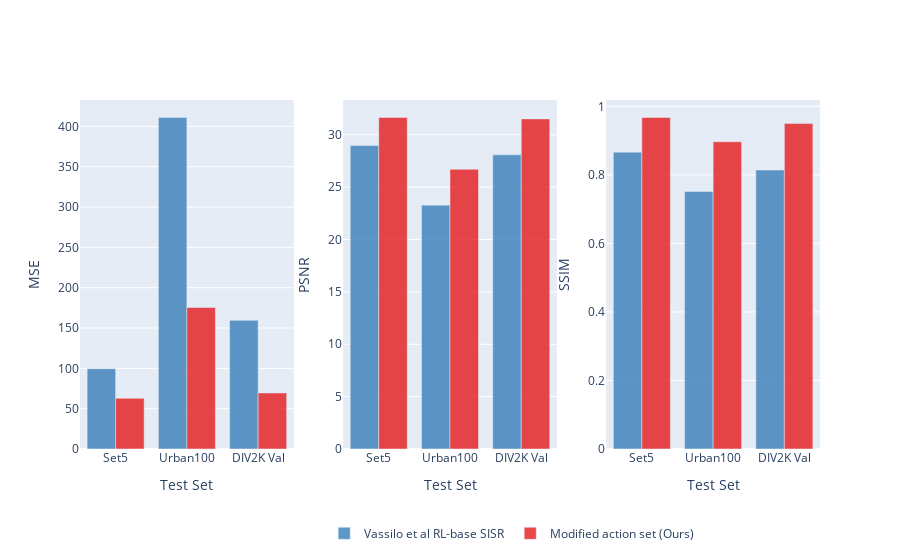
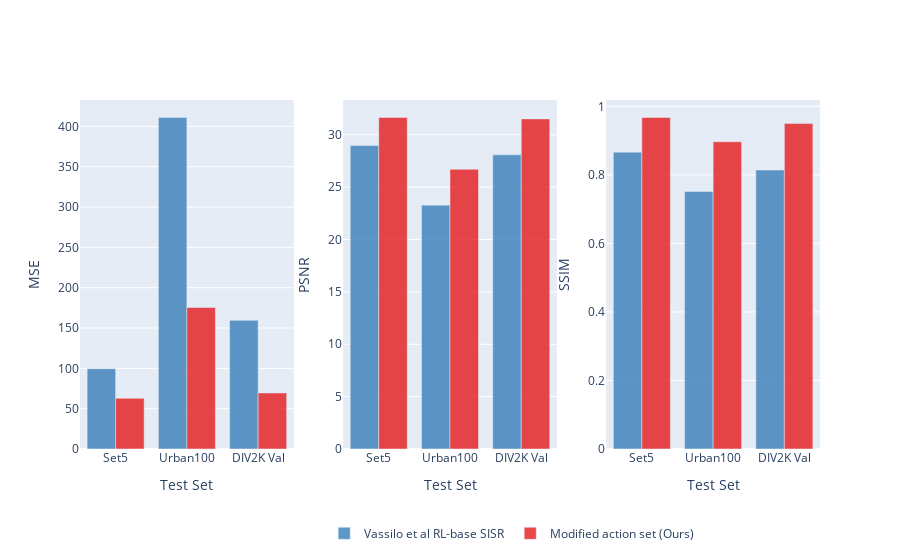
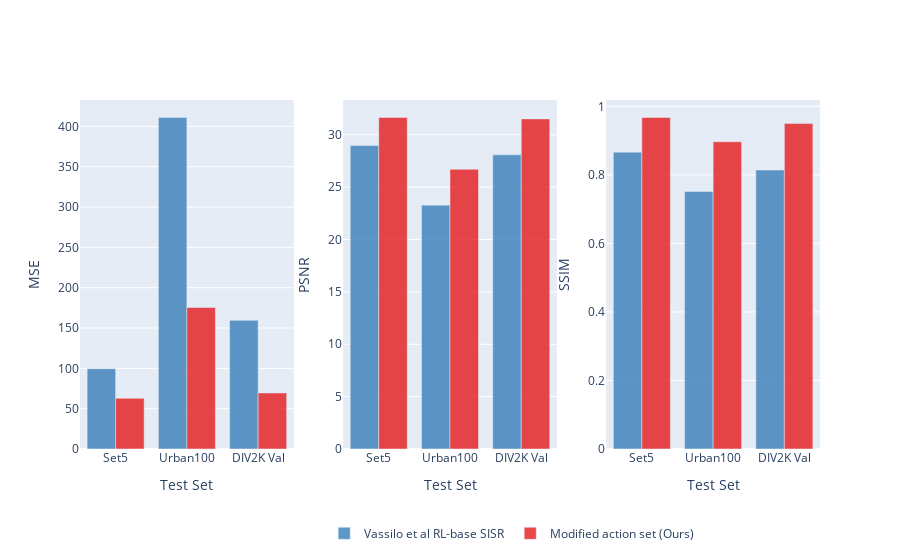

Notebook cell for these charts, in order:
### Code cell
import plotly.graph_objects as go
from plotly.subplots import make_subplots

# Data for the table
methods = ['Vassilo et al RL-base SISR', 'Modified action set (Ours)']
metrics = ['MSE', 'PSNR', 'SSIM']
test_sets = ['Set5', 'Urban100', 'DIV2K Val']

data = {
    'MSE': [99.563, 411.09, 159.52, 62.85, 175.37, 69.46],
    'PSNR': [28.97, 23.28, 28.08, 31.65, 26.70, 31.51],
    'SSIM': [0.8664, 0.7517, 0.8140, 0.9676, 0.8967, 0.9497]
}

# Create three separate bar charts for each metric
for metric in metrics:
    # Create subplots with three columns for each metric
    fig = make_subplots(rows=1, cols=len(metrics))

    # Define colors for the methods
    method_colors = ['rgba(55, 126, 184, 0.8)', 'rgba(228, 26, 28, 0.8)']

    for i, metric in enumerate(metrics):
        for j, method in enumerate(methods):
            values = data[metric][j * len(test_sets): (j + 1) * len(test_sets)]
            fig.add_trace(go.Bar(x=test_sets, y=values, name=method, showlegend=(i == 0), marker=dict(color=method_colors[j])), row=1, col=i + 1)

    # Update layout for subplots
    fig.update_layout(
        legend=dict(orientation='h', x=0.33, y=-0.2),  # Position legend at the bottom center
    )

    fig.update_xaxes(title_text='Test Set', row=1, col=1)
    fig.update_yaxes(title_text='MSE', row=1, col=1)
    fig.update_xaxes(title_text='Test Set', row=1, col=2)
    fig.update_yaxes(title_text='PSNR', row=1, col=2)
    fig.update_xaxes(title_text='Test Set', row=1, col=3)
    fig.update_yaxes(title_text='SSIM', row=1, col=3)

    fig.show()

### Figure 1 — Plotly figure (JSON) as saved in the notebook; plotly's stock layout.template omitted (floating-point values rounded to 4 significant figures)
{"data": [{"marker": {"color": "rgba(55, 126, 184, 0.8)"}, "name": "Vassilo et al RL-base SISR", "showlegend": true, "type": "bar", "x": ["Set5", "Urban100", "DIV2K Val"], "xaxis": "x", "y": [99.56, 411.1, 159.5], "yaxis": "y"}, {"marker": {"color": "rgba(228, 26, 28, 0.8)"}, "name": "Modified action set (Ours)", "showlegend": true, "type": "bar", "x": ["Set5", "Urban100", "DIV2K Val"], "xaxis": "x", "y": [62.85, 175.4, 69.46], "yaxis": "y"}, {"marker": {"color": "rgba(55, 126, 184, 0.8)"}, "name": "Vassilo et al RL-base SISR", "showlegend": false, "type": "bar", "x": ["Set5", "Urban100", "DIV2K Val"], "xaxis": "x2", "y": [28.97, 23.28, 28.08], "yaxis": "y2"}, {"marker": {"color": "rgba(228, 26, 28, 0.8)"}, "name": "Modified action set (Ours)", "showlegend": false, "type": "bar", "x": ["Set5", "Urban100", "DIV2K Val"], "xaxis": "x2", "y": [31.65, 26.7, 31.51], "yaxis": "y2"}, {"marker": {"color": "rgba(55, 126, 184, 0.8)"}, "name": "Vassilo et al RL-base SISR", "showlegend": false, "type": "bar", "x": ["Set5", "Urban100", "DIV2K Val"], "xaxis": "x3", "y": [0.8664, 0.7517, 0.814], "yaxis": "y3"}, {"marker": {"color": "rgba(228, 26, 28, 0.8)"}, "name": "Modified action set (Ours)", "showlegend": false, "type": "bar", "x": ["Set5", "Urban100", "DIV2K Val"], "xaxis": "x3", "y": [0.9676, 0.8967, 0.9497], "yaxis": "y3"}], "layout": {"legend": {"orientation": "h", "x": 0.33, "y": -0.2}, "xaxis": {"anchor": "y", "domain": [0, 0.2889], "title": {"text": "Test Set"}}, "xaxis2": {"anchor": "y2", "domain": [0.3556, 0.6444], "title": {"text": "Test Set"}}, "xaxis3": {"anchor": "y3", "domain": [0.7111, 1], "title": {"text": "Test Set"}}, "yaxis": {"anchor": "x", "domain": [0, 1], "title": {"text": "MSE"}}, "yaxis2": {"anchor": "x2", "domain": [0, 1], "title": {"text": "PSNR"}}, "yaxis3": {"anchor": "x3", "domain": [0, 1], "title": {"text": "SSIM"}}}}

### Figure 2 — Plotly figure (JSON) as saved in the notebook; plotly's stock layout.template omitted (floating-point values rounded to 4 significant figures)
{"data": [{"marker": {"color": "rgba(55, 126, 184, 0.8)"}, "name": "Vassilo et al RL-base SISR", "showlegend": true, "type": "bar", "x": ["Set5", "Urban100", "DIV2K Val"], "xaxis": "x", "y": [99.56, 411.1, 159.5], "yaxis": "y"}, {"marker": {"color": "rgba(228, 26, 28, 0.8)"}, "name": "Modified action set (Ours)", "showlegend": true, "type": "bar", "x": ["Set5", "Urban100", "DIV2K Val"], "xaxis": "x", "y": [62.85, 175.4, 69.46], "yaxis": "y"}, {"marker": {"color": "rgba(55, 126, 184, 0.8)"}, "name": "Vassilo et al RL-base SISR", "showlegend": false, "type": "bar", "x": ["Set5", "Urban100", "DIV2K Val"], "xaxis": "x2", "y": [28.97, 23.28, 28.08], "yaxis": "y2"}, {"marker": {"color": "rgba(228, 26, 28, 0.8)"}, "name": "Modified action set (Ours)", "showlegend": false, "type": "bar", "x": ["Set5", "Urban100", "DIV2K Val"], "xaxis": "x2", "y": [31.65, 26.7, 31.51], "yaxis": "y2"}, {"marker": {"color": "rgba(55, 126, 184, 0.8)"}, "name": "Vassilo et al RL-base SISR", "showlegend": false, "type": "bar", "x": ["Set5", "Urban100", "DIV2K Val"], "xaxis": "x3", "y": [0.8664, 0.7517, 0.814], "yaxis": "y3"}, {"marker": {"color": "rgba(228, 26, 28, 0.8)"}, "name": "Modified action set (Ours)", "showlegend": false, "type": "bar", "x": ["Set5", "Urban100", "DIV2K Val"], "xaxis": "x3", "y": [0.9676, 0.8967, 0.9497], "yaxis": "y3"}], "layout": {"legend": {"orientation": "h", "x": 0.33, "y": -0.2}, "xaxis": {"anchor": "y", "domain": [0, 0.2889], "title": {"text": "Test Set"}}, "xaxis2": {"anchor": "y2", "domain": [0.3556, 0.6444], "title": {"text": "Test Set"}}, "xaxis3": {"anchor": "y3", "domain": [0.7111, 1], "title": {"text": "Test Set"}}, "yaxis": {"anchor": "x", "domain": [0, 1], "title": {"text": "MSE"}}, "yaxis2": {"anchor": "x2", "domain": [0, 1], "title": {"text": "PSNR"}}, "yaxis3": {"anchor": "x3", "domain": [0, 1], "title": {"text": "SSIM"}}}}

### Figure 3 — Plotly figure (JSON) as saved in the notebook; plotly's stock layout.template omitted (floating-point values rounded to 4 significant figures)
{"data": [{"marker": {"color": "rgba(55, 126, 184, 0.8)"}, "name": "Vassilo et al RL-base SISR", "showlegend": true, "type": "bar", "x": ["Set5", "Urban100", "DIV2K Val"], "xaxis": "x", "y": [99.56, 411.1, 159.5], "yaxis": "y"}, {"marker": {"color": "rgba(228, 26, 28, 0.8)"}, "name": "Modified action set (Ours)", "showlegend": true, "type": "bar", "x": ["Set5", "Urban100", "DIV2K Val"], "xaxis": "x", "y": [62.85, 175.4, 69.46], "yaxis": "y"}, {"marker": {"color": "rgba(55, 126, 184, 0.8)"}, "name": "Vassilo et al RL-base SISR", "showlegend": false, "type": "bar", "x": ["Set5", "Urban100", "DIV2K Val"], "xaxis": "x2", "y": [28.97, 23.28, 28.08], "yaxis": "y2"}, {"marker": {"color": "rgba(228, 26, 28, 0.8)"}, "name": "Modified action set (Ours)", "showlegend": false, "type": "bar", "x": ["Set5", "Urban100", "DIV2K Val"], "xaxis": "x2", "y": [31.65, 26.7, 31.51], "yaxis": "y2"}, {"marker": {"color": "rgba(55, 126, 184, 0.8)"}, "name": "Vassilo et al RL-base SISR", "showlegend": false, "type": "bar", "x": ["Set5", "Urban100", "DIV2K Val"], "xaxis": "x3", "y": [0.8664, 0.7517, 0.814], "yaxis": "y3"}, {"marker": {"color": "rgba(228, 26, 28, 0.8)"}, "name": "Modified action set (Ours)", "showlegend": false, "type": "bar", "x": ["Set5", "Urban100", "DIV2K Val"], "xaxis": "x3", "y": [0.9676, 0.8967, 0.9497], "yaxis": "y3"}], "layout": {"legend": {"orientation": "h", "x": 0.33, "y": -0.2}, "xaxis": {"anchor": "y", "domain": [0, 0.2889], "title": {"text": "Test Set"}}, "xaxis2": {"anchor": "y2", "domain": [0.3556, 0.6444], "title": {"text": "Test Set"}}, "xaxis3": {"anchor": "y3", "domain": [0.7111, 1], "title": {"text": "Test Set"}}, "yaxis": {"anchor": "x", "domain": [0, 1], "title": {"text": "MSE"}}, "yaxis2": {"anchor": "x2", "domain": [0, 1], "title": {"text": "PSNR"}}, "yaxis3": {"anchor": "x3", "domain": [0, 1], "title": {"text": "SSIM"}}}}
